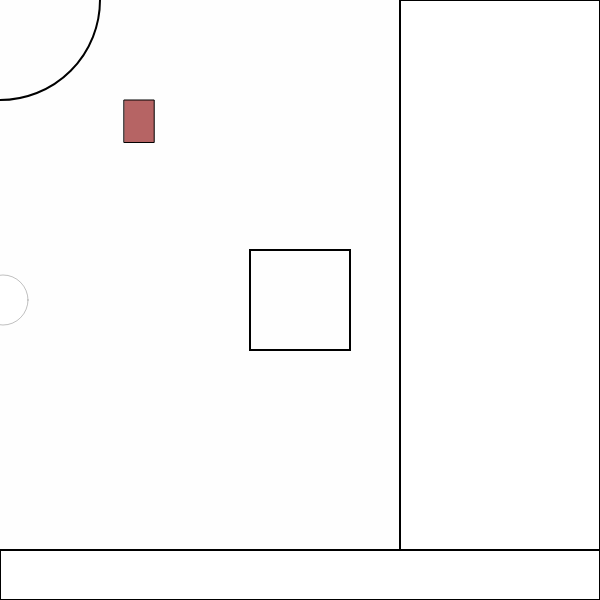
Frame 1 (no input)
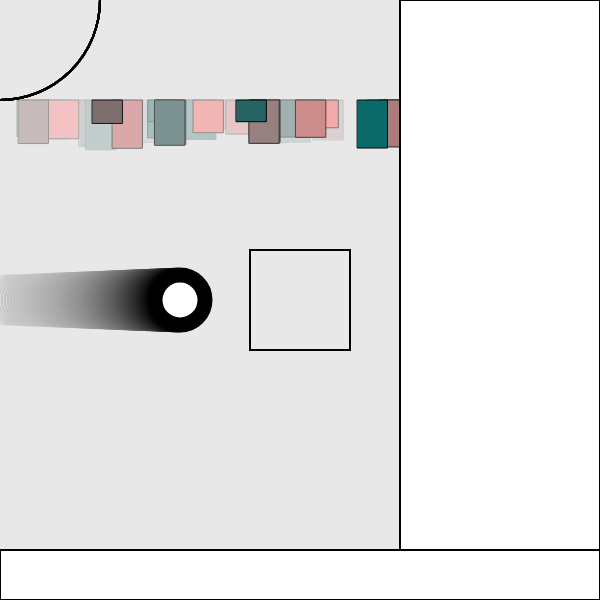
Frame 60 (no input)
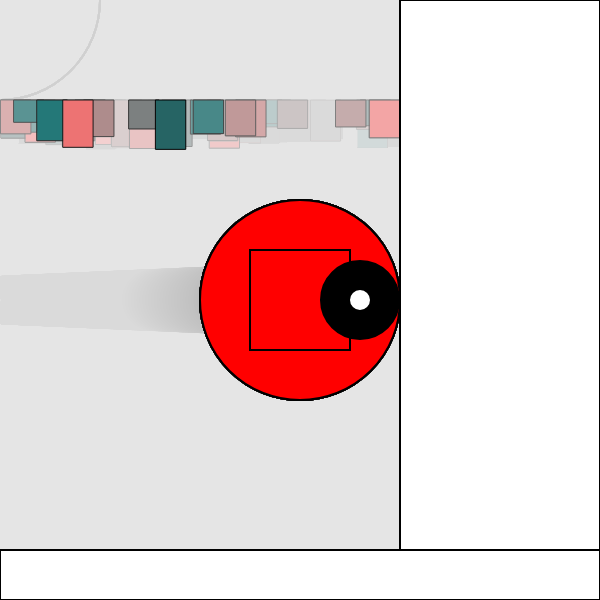
Frame 120 (the mouse pressed at the canvas centre since frame 60)

The p5.js sketch that drew these frames (run headless with seeded random() and noise() and a simulated clock; from frame 60 on, the mouse is pressed at the canvas centre):

// p5.js sketch
// ── sketch.js
// Processing eigene Varibelen
// mouseX -> aktuelle Maus x Kooridnate auf dem Canvas Element
// mouseY -> akutelle Maus y-Koordinate ...
// width  -> Breite vom Canvas
// height -> Hoehe vom Canvas
// frameCount -> Anwachsende Zahl - Zählt jede function draw() Wiederholung um eins hoch


// random(MAX) -> gibt eine zufällige Zahl zwischen 0 und MAX zurück
// random(MIN, MAX) -> gibt eine zufällige Zahl zwischen MIN und MAX zurück

function setup() {
  createCanvas(600, 600);
  angleMode(DEGREES);
  
  //frameRate(1); // Standart ist 60 frames / second
  
}

function draw() {
  
  background(220, 10);
  
  strokeWeight(2);
  fill(255, 0, 0, mouseX);
  ellipse(mouseY, mouseX, 200);
  
  rectMode(CENTER);
  // + - * / %
  rect(width / 2, height/2, 100, 100);
  
  
  fill(255);
  rectMode(CORNER);
  rect(0, height-50, width, 50);
  
  rect(width*2/3, 0, width/3, height-50);
  
  strokeWeight(frameCount/4);
  ellipse((frameCount*3) % width, height/2, 50, 50);
  
  strokeWeight(1);
  fill(random(255), 100, 100);
  rect(random(width), 100, 30, random(20, 50));
  
  
}
